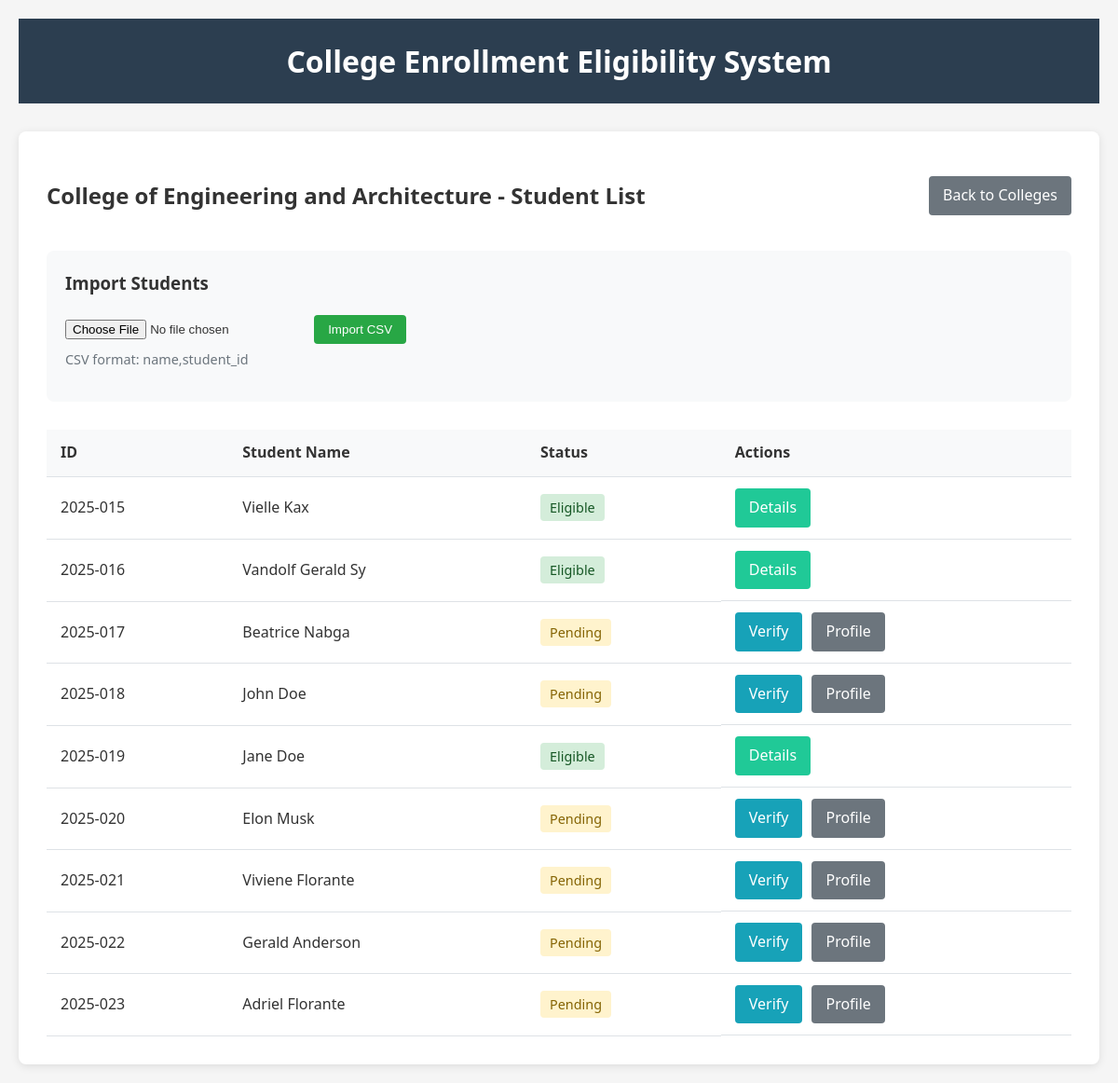
The page /admin/students/3 on the database its author committed.
### models.py (models this page shows, shortened)
class College(db.Model):
    id = db.Column(db.Integer, primary_key=True)
    name = db.Column(db.String(100), unique=True, nullable=False)
    students = db.relationship('Student', backref='college', lazy=True)

class Student(db.Model):
    id = db.Column(db.Integer, primary_key=True)
    name = db.Column(db.String(100), nullable=False)
    student_id = db.Column(db.String(20), unique=True, nullable=False)
    college_id = db.Column(db.Integer, db.ForeignKey('college.id'), nullable=False)
    is_eligible = db.Column(db.Boolean, default=False)
    physical_exam = db.Column(db.Boolean, default=False)
    vital_signs = db.Column(db.Boolean, default=False)
    vision_test = db.Column(db.Boolean, default=False)
    hearing_test = db.Column(db.Boolean, default=False)
    cbc_test = db.Column(db.Boolean, default=False)
    urinalysis = db.Column(db.Boolean, default=False)
    drug_test = db.Column(db.Boolean, default=False)
    chest_xray = db.Column(db.Boolean, default=False)
    tb_screening = db.Column(db.Boolean, default=False)
    hepatitis_b = db.Column(db.Boolean, default=False)
    mmr = db.Column(db.Boolean, default=False)
    varicella = db.Column(db.Boolean, default=False)
    tdap = db.Column(db.Boolean, default=False)
    meningococcal = db.Column(db.Boolean, default=False)
    covid_vaccine = db.Column(db.Boolean, default=False)
    hiv_test = db.Column(db.Boolean, default=False)

### app.py (the view, shortened to what this page needs)
@app.route('/admin/students/<int:college_id>', methods=['GET', 'POST'])
def admin_student_list(college_id):
    college = College.query.get_or_404(college_id)
    students = Student.query.filter_by(college_id=college_id).all()
    return render_template('admin/student_list.html', college=college, students=students)

### templates/admin/student_list.html
{% extends "base.html" %}
{% block content %}
<div class="student-list-container">
    <div class="header-row">
        <h2>{{ college.name }} - Student List</h2>
        <a href="{{ url_for('admin_home') }}" class="btn back-btn">Back to Colleges</a>
    </div>
    <div class="import-section">
        <h3>Import Students</h3>
        <form method="POST" enctype="multipart/form-data">
            <input type="file" name="file" accept=".csv" required>
            <button type="submit" class="btn import-btn">Import CSV</button>
        </form>
        <p class="hint">CSV format: name,student_id</p>
    </div>
    <table class="student-table">
        <thead>
            <tr>
                <th>ID</th>
                <th>Student Name</th>
                <th>Status</th>
                <th>Actions</th>
            </tr>
        </thead>
        <tbody>
            {% for student in students %}
            <tr>
                <td>{{ student.student_id }}</td>
                <td>{{ student.name }}</td>
                <td>
                    <span class="status {% if student.is_eligible %}eligible{% else %}not-eligible{% endif %}">
                        {% if student.is_eligible %}Eligible{% else %}Pending{% endif %}
                    </span>
                </td>
                <td class="actions">
                    {% if not student.is_eligible %}
                        <a href="{{ url_for('admin_verify_student', student_id=student.id) }}" class="btn verify-btn">Verify</a>
                    {% endif %}
                    <a href="{{ url_for('admin_student_profile', student_id=student.id) }}" class="btn {% if student.is_eligible %}details-btn{% else %}profile-btn{% endif %}">
                        {% if student.is_eligible %}Details{% else %}Profile{% endif %}
                    </a>
                </td>
            </tr>
            {% else %}
            <tr>
                <td colspan="4">No students found. Import students using CSV.</td>
            </tr>
            {% endfor %}
        </tbody>
    </table>
</div>
{% endblock %}

### static/style.css (style rules this page uses)
body { font-family: 'Segoe UI', Tahoma, Geneva, Verdana, sans-serif; line-height: 1.6; color: #333; background-color: #f5f5f5; margin: 0; padding: 0; }
.btn { display: inline-block; padding: 8px 15px; text-decoration: none; border-radius: 4px; font-weight: 500; transition: all 0.3s ease; border: none; cursor: pointer; }
.back-btn { background-color: #6c757d; color: white; }
.import-btn { background-color: #28a745; color: white; margin-left: 10px; }
.verify-btn { background-color: #17a2b8; color: white; }
.profile-btn { background-color: #6c757d; color: white; }
.details-btn { background-color: #20c997; color: white; }
.student-list-container { background-color: white; padding: 30px; border-radius: 8px; box-shadow: 0 2px 10px rgba(0, 0, 0, 0.1); }
.header-row { display: flex; justify-content: space-between; align-items: center; margin-bottom: 20px; }
.import-section { margin-bottom: 30px; padding: 20px; background-color: #f8f9fa; border-radius: 8px; }
.import-section h3 { margin-top: 0; }
.hint { font-size: 0.9em; color: #6c757d; margin-top: 5px; }
.student-table { width: 100%; border-collapse: collapse; }
.student-table th, .student-table td { padding: 12px 15px; text-align: left; border-bottom: 1px solid #dee2e6; }
.student-table th { background-color: #f8f9fa; font-weight: 600; }
.status { padding: 5px 10px; border-radius: 4px; font-weight: 500; font-size: 0.9em; }
.status.eligible { background-color: #d4edda; color: #155724; }
.status.not-eligible { background-color: #fff3cd; color: #856404; }
.actions { display: flex; gap: 10px; }

### rows shown on the page
College: name "College of Engineering and Architecture"
Student: student_id "2025-015", name "Vielle Kax", is_eligible "Eligible"
Student: student_id "2025-016", name "Vandolf Gerald Sy", is_eligible "Eligible"
Student: student_id "2025-017", name "Beatrice Nabga", is_eligible "Pending"
Student: student_id "2025-018", name "John Doe", is_eligible "Pending"
Student: student_id "2025-019", name "Jane Doe", is_eligible "Eligible"
Student: student_id "2025-020", name "Elon Musk", is_eligible "Pending"
Student: student_id "2025-021", name "Viviene Florante", is_eligible "Pending"
Student: student_id "2025-022", name "Gerald Anderson", is_eligible "Pending"
Student: student_id "2025-023", name "Adriel Florante", is_eligible "Pending"
